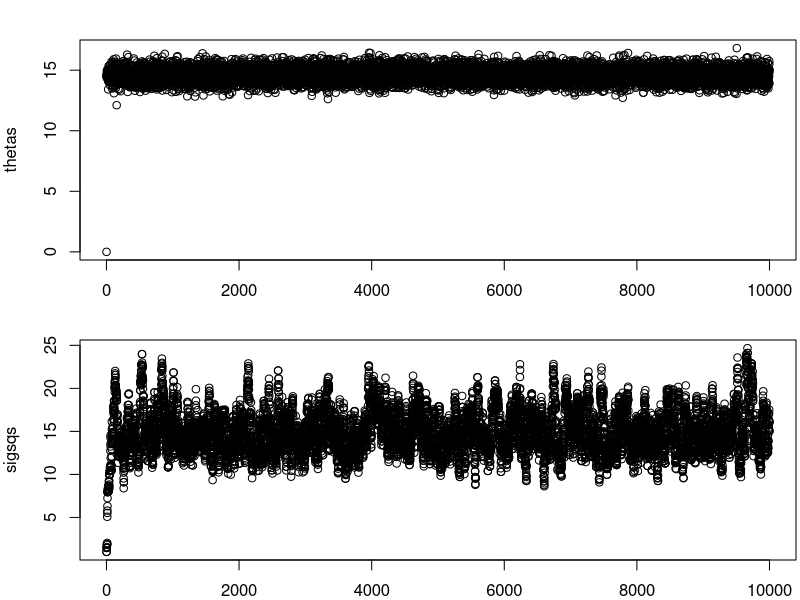

R code for this plot: (Note: this script raises an error after producing the figure.)
#sim hyperparams
sigma_mh = 1 #MH sampling variance

#data hyperparams
m = 1
mu0 = 0
n0 = 1
beta = 0.5


#data
n = 50
true_theta = 15
true_sigsq = 20
xs = rnorm(n, true_theta, sqrt(true_sigsq))
xbar = mean(xs)


#chains
T = 10000
thetas = array(NA, T)
sigsqs = array(NA, T)
#start vals
thetas[1] = 0
sigsqs[1] = 1

accsigsqs = array(TRUE, T)

ln_k_sigsq_given_theta_and_xs = function(sigsqstar, theta){	
	-(n + n0 - 1) / 2 * log(sigsqstar) - sum((xs - theta)^2) / (2 * sigsqstar) - beta * sigsqstar
}

for (t in 2 : T){
	sigsq = sigsqs[t - 1]
	
	#sample theta first
	theta = rnorm(1, (m * mu0 + n * xbar) / (n + m), sqrt(sigsq / (n + m)))
	
	#sample sigsq using Metropolis
	sigsqstar = rnorm(1, sigsq, sigma_mh)
	ln_r = ln_k_sigsq_given_theta_and_xs(sigsqstar, theta) - ln_k_sigsq_given_theta_and_xs(sigsq, theta)
	if (is.nan(ln_r) || runif(1) > exp(ln_r)){ #reject
		sigsqstar = sigsq
		accsigsqs[t] = FALSE
	} #o/t accept
	
	#record
	thetas[t] = theta
	sigsqs[t] = sigsqstar
}

#assess the efficiency of the MH-steps
sum(accsigsqs) / T


###assess convergence

par(mfrow = c(2, 1))
par(mar = c(2,4,2,0.2))
plot(1 : T, thetas)
#abline(h = mean(thetas[B : T]), col = "blue")
#abline(h = true_theta, col = "red")
#abline(v = B, col = "grey")

plot(1 : T, sigsqs)
#abline(h = mean(sigsqs[B : T]), col = "blue")
#abline(h = true_beta1, col = "red")
#abline(v = B, col = "grey")
#plot

##assess autocorrelation

par(mfrow = c(2, 1))
par(mar = c(1.9,4,1.5,0.2))

acf(thetas[B : T], xlim = c(0, 55), lag.max = 150)
acf(sigsqs[B : T], xlim = c(0, 55), lag.max = 150)
#plot

#burn and thin
B = 400
T = 40
thetas = thetas[B : T]
thetas = thetas[seq(1, T - B, by = T)]
sigsqs = sigsqs[B : T]
sigsqs = sigsqs[seq(1, T - B, by = T)]


#look at posteriors with post-exp at 95% CI
par(mfrow = c(2, 1))
par(mar = c(1.9,4,1.5,0.2))


hist(thetas, br = 100)
#abline(v = mean(thetas), col = "blue", lwd = 3)
#abline(v = quantile(beta0s, 0.025), col = "grey", lwd = 3)
#abline(v = quantile(beta0s, 0.975), col = "grey", lwd = 3)
#abline(v = true_beta0, col = "red", lwd = 3)

hist(sigsqs, br = 100)
#abline(v = mean(beta1s), col = "blue", lwd = 3)
#abline(v = quantile(beta1s, 0.025), col = "grey", lwd = 3)
#abline(v = quantile(beta1s, 0.975), col = "grey", lwd = 3)
#abline(v = true_beta1, col = "red", lwd = 3)
#plot


sum(accbeta1s) / T
#print
